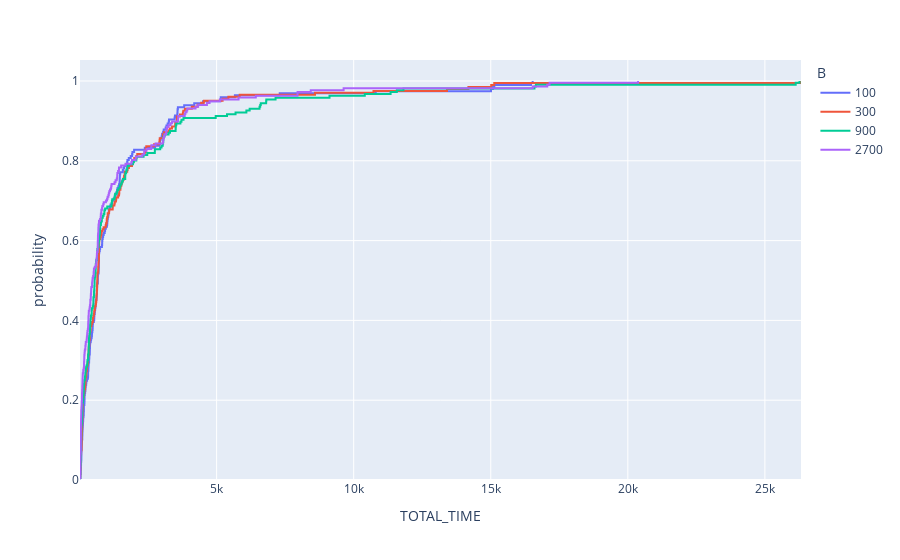

Notebook code cell kept with this figure:
### Code cell
fig = px.ecdf(df_all, x="TOTAL_TIME", color = "B")
fig.show()

### Figure 1 — Plotly figure (JSON) as saved in the notebook; plotly's stock layout.template omitted (floating-point values rounded to 4 significant figures; data arrays with more than 128 entries replaced by an {"elided": "..."} marker saying what was removed)
{"data": [{"hovertemplate": "B=100<br>TOTAL_TIME=%{x}<br>probability=%{y}<extra></extra>", "legendgroup": "100", "line": {"dash": "solid", "shape": "hv"}, "marker": {"color": "#636efa", "symbol": "circle"}, "mode": "lines", "name": "100", "orientation": "v", "showlegend": true, "type": "scatter", "x": {"elided": "197 float values"}, "xaxis": "x", "y": {"elided": "197 float values"}, "yaxis": "y"}, {"hovertemplate": "B=300<br>TOTAL_TIME=%{x}<br>probability=%{y}<extra></extra>", "legendgroup": "300", "line": {"dash": "solid", "shape": "hv"}, "marker": {"color": "#EF553B", "symbol": "circle"}, "mode": "lines", "name": "300", "orientation": "v", "showlegend": true, "type": "scatter", "x": {"elided": "202 float values"}, "xaxis": "x", "y": {"elided": "202 float values"}, "yaxis": "y"}, {"hovertemplate": "B=900<br>TOTAL_TIME=%{x}<br>probability=%{y}<extra></extra>", "legendgroup": "900", "line": {"dash": "solid", "shape": "hv"}, "marker": {"color": "#00cc96", "symbol": "circle"}, "mode": "lines", "name": "900", "orientation": "v", "showlegend": true, "type": "scatter", "x": {"elided": "216 float values"}, "xaxis": "x", "y": {"elided": "216 float values"}, "yaxis": "y"}, {"hovertemplate": "B=2700<br>TOTAL_TIME=%{x}<br>probability=%{y}<extra></extra>", "legendgroup": "2700", "line": {"dash": "solid", "shape": "hv"}, "marker": {"color": "#ab63fa", "symbol": "circle"}, "mode": "lines", "name": "2700", "orientation": "v", "showlegend": true, "type": "scatter", "x": {"elided": "217 float values"}, "xaxis": "x", "y": {"elided": "217 float values"}, "yaxis": "y"}], "layout": {"legend": {"title": {"text": "B"}, "tracegroupgap": 0}, "margin": {"t": 60}, "xaxis": {"anchor": "y", "domain": [0, 1], "title": {"text": "TOTAL_TIME"}}, "yaxis": {"anchor": "x", "domain": [0, 1], "rangemode": "tozero", "title": {"text": "probability"}}}}
